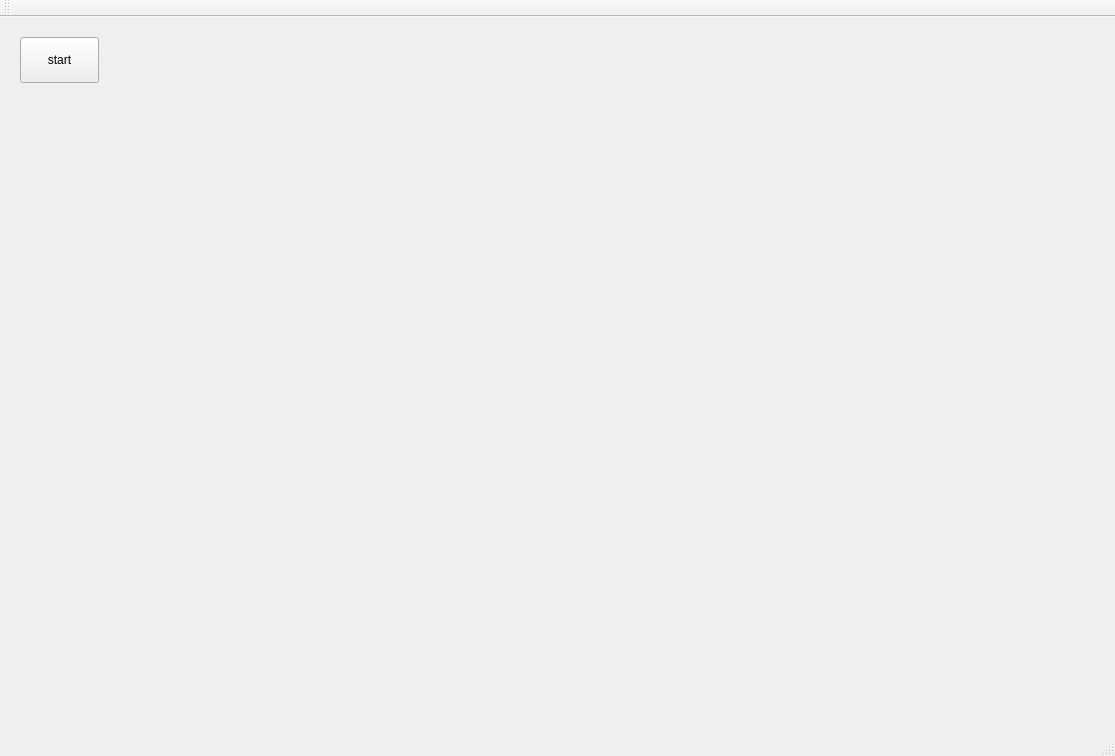
<?xml version="1.0" encoding="UTF-8"?>
<ui version="4.0">
 <class>MyClassClass</class>
 <widget class="QMainWindow" name="MyClassClass">
  <property name="geometry">
   <rect>
    <x>0</x>
    <y>0</y>
    <width>1115</width>
    <height>756</height>
   </rect>
  </property>
  <property name="windowTitle">
   <string>MyClass</string>
  </property>
  <widget class="QWidget" name="centralWidget">
   <widget class="QPushButton" name="strBtn">
    <property name="geometry">
     <rect>
      <x>20</x>
      <y>20</y>
      <width>79</width>
      <height>46</height>
     </rect>
    </property>
    <property name="text">
     <string>start</string>
    </property>
   </widget>
   <widget class="QWidget" name="verticalLayoutWidget">
    <property name="geometry">
     <rect>
      <x>10</x>
      <y>10</y>
      <width>1091</width>
      <height>681</height>
     </rect>
    </property>
    <layout class="QVBoxLayout" name="verticalLayout"/>
   </widget>
   <zorder>verticalLayoutWidget</zorder>
   <zorder>strBtn</zorder>
  </widget>
  <widget class="QMenuBar" name="menuBar">
   <property name="geometry">
    <rect>
     <x>0</x>
     <y>0</y>
     <width>1115</width>
     <height>26</height>
    </rect>
   </property>
  </widget>
  <widget class="QToolBar" name="mainToolBar">
   <attribute name="toolBarArea">
    <enum>TopToolBarArea</enum>
   </attribute>
   <attribute name="toolBarBreak">
    <bool>false</bool>
   </attribute>
  </widget>
  <widget class="QStatusBar" name="statusBar"/>
 </widget>
 <layoutdefault spacing="6" margin="11"/>
 <resources>
  <include location="myclass.qrc"/>
 </resources>
 <connections>
  <connection>
   <sender>strBtn</sender>
   <signal>clicked()</signal>
   <receiver>MyClassClass</receiver>
   <slot>newDig()</slot>
   <hints>
    <hint type="sourcelabel">
     <x>36</x>
     <y>92</y>
    </hint>
    <hint type="destinationlabel">
     <x>147</x>
     <y>301</y>
    </hint>
   </hints>
  </connection>
 </connections>
 <slots>
  <slot>newDig()</slot>
 </slots>
</ui>
